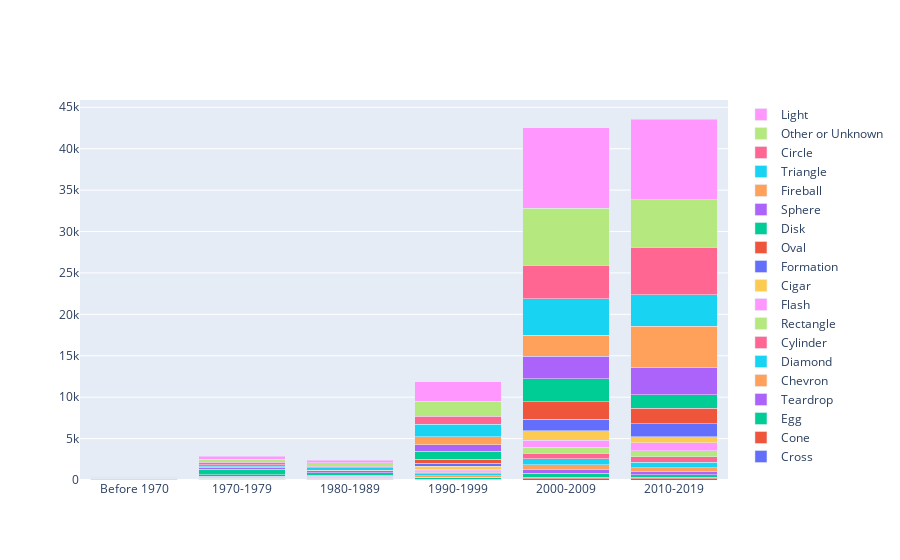

The notebook cell this image was saved under:
### Code cell
data = [trace1, trace2, trace3, trace4, trace5, trace6, trace7, trace8, trace9, trace10, trace11, trace12, trace13, trace14, trace15, trace16, trace17, trace18, trace19]
layout = go.Layout(barmode='stack')

fig = go.Figure(data=data,layout=layout)
fig.show()

### Figure 1 — Plotly figure (JSON) as saved in the notebook; plotly's stock layout.template omitted (floating-point values rounded to 4 significant figures)
{"data": [{"name": "Cross", "type": "bar", "x": ["Before 1970", "1970-1979", "1980-1989", "1990-1999", "2000-2009", "2010-2019"], "y": [1, 5, 2, 33, 144, 155]}, {"name": "Cone", "type": "bar", "x": ["Before 1970", "1970-1979", "1980-1989", "1990-1999", "2000-2009", "2010-2019"], "y": [2, 8, 10, 54, 205, 185]}, {"name": "Egg", "type": "bar", "x": ["Before 1970", "1970-1979", "1980-1989", "1990-1999", "2000-2009", "2010-2019"], "y": [6, 28, 29, 162, 463, 289]}, {"name": "Teardrop", "type": "bar", "x": ["Before 1970", "1970-1979", "1980-1989", "1990-1999", "2000-2009", "2010-2019"], "y": [1, 13, 12, 112, 485, 378]}, {"name": "Chevron", "type": "bar", "x": ["Before 1970", "1970-1979", "1980-1989", "1990-1999", "2000-2009", "2010-2019"], "y": [1, 32, 47, 175, 550, 469]}, {"name": "Diamond", "type": "bar", "x": ["Before 1970", "1970-1979", "1980-1989", "1990-1999", "2000-2009", "2010-2019"], "y": [1, 25, 42, 195, 692, 674]}, {"name": "Cylinder", "type": "bar", "x": ["Before 1970", "1970-1979", "1980-1989", "1990-1999", "2000-2009", "2010-2019"], "y": [11, 47, 49, 205, 711, 651]}, {"name": "Rectangle", "type": "bar", "x": ["Before 1970", "1970-1979", "1980-1989", "1990-1999", "2000-2009", "2010-2019"], "y": [5, 77, 75, 191, 726, 752]}, {"name": "Flash", "type": "bar", "x": ["Before 1970", "1970-1979", "1980-1989", "1990-1999", "2000-2009", "2010-2019"], "y": [1, 16, 15, 183, 819, 920]}, {"name": "Cigar", "type": "bar", "x": ["Before 1970", "1970-1979", "1980-1989", "1990-1999", "2000-2009", "2010-2019"], "y": [18, 161, 93, 324, 1176, 741]}, {"name": "Formation", "type": "bar", "x": ["Before 1970", "1970-1979", "1980-1989", "1990-1999", "2000-2009", "2010-2019"], "y": [7, 43, 59, 379, 1348, 1578]}, {"name": "Oval", "type": "bar", "x": ["Before 1970", "1970-1979", "1980-1989", "1990-1999", "2000-2009", "2010-2019"], "y": [31, 200, 132, 506, 2125, 1897]}, {"name": "Disk", "type": "bar", "x": ["Before 1970", "1970-1979", "1980-1989", "1990-1999", "2000-2009", "2010-2019"], "y": [91, 653, 327, 931, 2798, 1631]}, {"name": "Sphere", "type": "bar", "x": ["Before 1970", "1970-1979", "1980-1989", "1990-1999", "2000-2009", "2010-2019"], "y": [28, 185, 196, 780, 2700, 3320]}, {"name": "Fireball", "type": "bar", "x": ["Before 1970", "1970-1979", "1980-1989", "1990-1999", "2000-2009", "2010-2019"], "y": [4, 80, 77, 974, 2514, 4928]}, {"name": "Triangle", "type": "bar", "x": ["Before 1970", "1970-1979", "1980-1989", "1990-1999", "2000-2009", "2010-2019"], "y": [12, 256, 325, 1533, 4444, 3813]}, {"name": "Circle", "type": "bar", "x": ["Before 1970", "1970-1979", "1980-1989", "1990-1999", "2000-2009", "2010-2019"], "y": [34, 298, 193, 965, 4024, 5748]}, {"name": "Other or Unknown", "type": "bar", "x": ["Before 1970", "1970-1979", "1980-1989", "1990-1999", "2000-2009", "2010-2019"], "y": [66, 381, 421, 1827, 6887, 5704]}, {"name": "Light", "type": "bar", "x": ["Before 1970", "1970-1979", "1980-1989", "1990-1999", "2000-2009", "2010-2019"], "y": [44, 360, 286, 2328, 9734, 9752]}], "layout": {"barmode": "stack"}}
